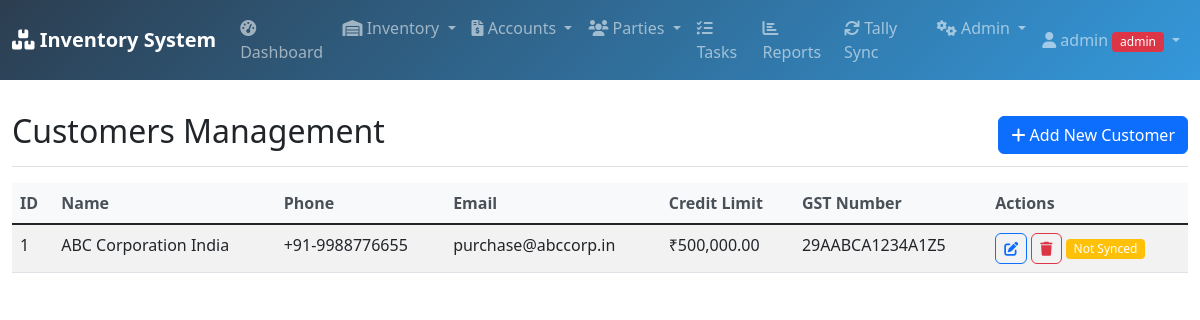
The app's page /customers (signed in) with its own data.
### database.py (models this page shows, shortened)
class User(UserMixin, db.Model):
    id = db.Column(db.Integer, primary_key=True)
    username = db.Column(db.String(80), unique=True, nullable=False)
    password = db.Column(db.String(120), nullable=False)
    role = db.Column(db.String(20), default='user')
    email = db.Column(db.String(120))
    phone = db.Column(db.String(20))
    created_date = db.Column(db.DateTime, default=datetime.utcnow)
    is_active = db.Column(db.Boolean, default=True)

class Customer(db.Model):
    id = db.Column(db.Integer, primary_key=True)
    name = db.Column(db.String(100), nullable=False)
    phone = db.Column(db.String(20))
    email = db.Column(db.String(100))
    address = db.Column(db.Text)
    gst_number = db.Column(db.String(50))
    credit_limit = db.Column(db.Float, default=0)
    tally_synced = db.Column(db.Boolean, default=False)
    tally_guid = db.Column(db.String(100))

### app.py (the view)
@app.route('/customers')
@login_required
def customers():
    try:
        all_customers = Customer.query.all()
        return render_template('customers.html', customers=all_customers, format_currency=format_currency)
    except Exception as e:
        flash(f'Error loading customers: {str(e)}', 'danger')
        return render_template('customers.html', customers=[], format_currency=format_currency)

### app.py (called while the page is built)
@login_manager.user_loader
def load_user(user_id):
    return User.query.get(int(user_id))

def format_currency(amount):
    return f"₹{amount:,.2f}"

### templates/customers.html (shortened to what this page needs)
{% extends "base.html" %}
{% block content %}
<div class="d-flex justify-content-between flex-wrap flex-md-nowrap align-items-center pt-3 pb-2 mb-3 border-bottom">
    <h1 class="h2">Customers Management</h1>
    <button type="button" class="btn btn-primary" data-bs-toggle="modal" data-bs-target="#addCustomerModal">
        <i class="fas fa-plus"></i> Add New Customer
    </button>
</div>
<div class="table-responsive">
    <table class="table table-striped table-hover">
        <thead>
            <tr>
                <th>ID</th>
                <th>Name</th>
                <th>Phone</th>
                <th>Email</th>
                <th>Credit Limit</th>
                <th>GST Number</th>
                <th>Actions</th>
            </tr>
        </thead>
        <tbody>
            {% for customer in customers %}
            <tr>
                <td>{{ customer.id }}</td>
                <td>{{ customer.name }}</td>
                <td>{{ customer.phone or '-' }}</td>
                <td>{{ customer.email or '-' }}</td>
                <td>{{ format_currency(customer.credit_limit) }}</td>
                <td>{{ customer.gst_number or '-' }}</td>
                <td>
                    <button type="button" class="btn btn-sm btn-outline-primary" data-bs-toggle="modal" data-bs-target="#editCustomerModal{{ customer.id }}">
                        <i class="fas fa-edit"></i>
                    </button>
                    <a href="{{ url_for('delete_customer', customer_id=customer.id) }}" class="btn btn-sm btn-outline-danger" onclick="return confirm('Are you sure you want to delete this customer?')">
                        <i class="fas fa-trash"></i>
                    </a>
                    {% if not customer.tally_synced %}
                    <span class="badge bg-warning">Not Synced</span>
                    {% else %}
                    <span class="badge bg-success">Synced</span>
                    {% endif %}
                </td>
            </tr>
            {% endfor %}
        </tbody>
    </table>
</div>
{% endblock %}

### templates/base.html (shortened to what this page needs)
<!DOCTYPE html>
<html lang="en">
<head>
    <link href="https://cdn.jsdelivr.net/npm/bootstrap@5.1.3/dist/css/bootstrap.min.css" rel="stylesheet">
    <link href="https://cdnjs.cloudflare.com/ajax/libs/font-awesome/6.0.0/css/all.min.css" rel="stylesheet">
    <link href="{{ url_for('static', filename='style.css') }}" rel="stylesheet">
</head>
<body>
    <nav class="navbar navbar-expand-lg navbar-dark bg-dark">
        <div class="container-fluid">
            <a class="navbar-brand" href="{{ url_for('dashboard') }}">
                <i class="fas fa-boxes"></i> Inventory System
            </a>
            <div class="collapse navbar-collapse" id="navbarNav">
                <ul class="navbar-nav me-auto">
                    {% if current_user.is_authenticated %}
                    <li class="nav-item">
                        <a class="nav-link" href="{{ url_for('dashboard') }}">
                            <i class="fas fa-tachometer-alt"></i> Dashboard
                        </a>
                    </li>
                    <li class="nav-item dropdown">
                        <a class="nav-link dropdown-toggle" href="#" id="inventoryDropdown" role="button" data-bs-toggle="dropdown">
                            <i class="fas fa-warehouse"></i> Inventory
                        </a>
                    </li>
                    <li class="nav-item dropdown">
                        <a class="nav-link dropdown-toggle" href="#" id="accountsDropdown" role="button" data-bs-toggle="dropdown">
                            <i class="fas fa-file-invoice-dollar"></i> Accounts
                        </a>
                    </li>
                    <li class="nav-item dropdown">
                        <a class="nav-link dropdown-toggle" href="#" id="partiesDropdown" role="button" data-bs-toggle="dropdown">
                            <i class="fas fa-users"></i> Parties
                        </a>
                    </li>
                    <li class="nav-item">
                        <a class="nav-link" href="{{ url_for('tasks') }}">
                            <i class="fas fa-tasks"></i> Tasks
                        </a>
                    </li>
                    <li class="nav-item">
                        <a class="nav-link" href="{{ url_for('reports') }}">
                            <i class="fas fa-chart-bar"></i> Reports
                        </a>
                    </li>
                    <li class="nav-item">
                        <a class="nav-link" href="{{ url_for('tally_sync') }}">
                            <i class="fas fa-sync"></i> Tally Sync
                        </a>
                    </li>
                    {% if current_user.role == 'admin' %}
                    <li class="nav-item dropdown">
                        <a class="nav-link dropdown-toggle" href="#" id="adminDropdown" role="button" data-bs-toggle="dropdown">
                            <i class="fas fa-cogs"></i> Admin
                        </a>
                    </li>
                    {% endif %}
                    {% endif %}
                </ul>
                <ul class="navbar-nav">
                    {% if current_user.is_authenticated %}
                    <li class="nav-item dropdown">
                        <a class="nav-link dropdown-toggle" href="#" id="userDropdown" role="button" data-bs-toggle="dropdown">
                            <i class="fas fa-user"></i> {{ current_user.username }}
                            <span class="badge bg-{% if current_user.role == 'admin' %}danger{% else %}info{% endif %}">
                                {{ current_user.role }}
                            </span>
                        </a>
                    </li>
                    {% else %}
                    <li class="nav-item">
                        <a class="nav-link" href="{{ url_for('login') }}">
                            <i class="fas fa-sign-in-alt"></i> Login
                        </a>
                    </li>
                    {% endif %}
                </ul>
            </div>
        </div>
    </nav>
    <div class="container-fluid mt-3">
        {% block content %}{% endblock %}
    </div>
</body>
</html>

### static/style.css (style rules this page uses)
.table th { border-top: none; font-weight: 600; color: #495057; background-color: #f8f9fa; }
.badge { font-size: 0.75em; font-weight: 500; }
.btn { border-radius: 0.375rem; font-weight: 500; transition: all 0.2s; }
.navbar-brand { font-weight: 700; }
.navbar-dark { background: linear-gradient(135deg, #2c3e50 0%, #3498db 100%) !important; }

### records on screen
User: username "admin", role "admin"
Customer: id "1", name "ABC Corporation India", phone "+91-9988776655", email "purchase@abccorp.in", credit_limit "₹500,000.00", gst_number "29AABCA1234A1Z5", tally_synced "Not Synced"
